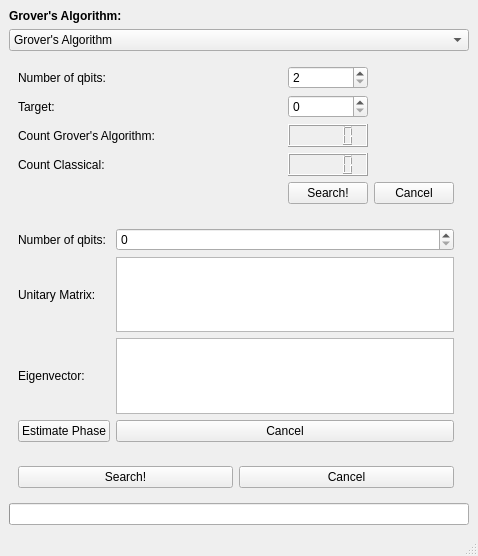
<?xml version="1.0" encoding="UTF-8"?>
<ui version="4.0">
 <class>MainWindow</class>
 <widget class="QMainWindow" name="MainWindow">
  <property name="geometry">
   <rect>
    <x>0</x>
    <y>0</y>
    <width>478</width>
    <height>556</height>
   </rect>
  </property>
  <property name="sizePolicy">
   <sizepolicy hsizetype="Expanding" vsizetype="Expanding">
    <horstretch>0</horstretch>
    <verstretch>0</verstretch>
   </sizepolicy>
  </property>
  <property name="windowTitle">
   <string>MainWindow</string>
  </property>
  <widget class="QWidget" name="central_widget">
   <layout class="QGridLayout" name="gridLayout_2">
    <item row="3" column="0">
     <layout class="QHBoxLayout" name="horizontalLayout">
      <item>
       <layout class="QVBoxLayout" name="algorithms_layout">
        <item>
         <widget class="QWidget" name="grover_frame" native="true">
          <layout class="QVBoxLayout" name="verticalLayout">
           <item>
            <layout class="QGridLayout" name="grover_grid_layout">
             <item row="6" column="0">
              <widget class="QLabel" name="label_count_grover">
               <property name="text">
                <string>Count Grover's Algorithm:</string>
               </property>
              </widget>
             </item>
             <item row="10" column="1">
              <spacer name="horizontalSpacer_10">
               <property name="orientation">
                <enum>Qt::Horizontal</enum>
               </property>
               <property name="sizeHint" stdset="0">
                <size>
                 <width>40</width>
                 <height>20</height>
                </size>
               </property>
              </spacer>
             </item>
             <item row="7" column="3">
              <spacer name="verticalSpacer_13">
               <property name="orientation">
                <enum>Qt::Vertical</enum>
               </property>
               <property name="sizeHint" stdset="0">
                <size>
                 <width>20</width>
                 <height>40</height>
                </size>
               </property>
              </spacer>
             </item>
             <item row="6" column="3">
              <widget class="QLCDNumber" name="lcd_number_grover">
               <property name="frameShape">
                <enum>QFrame::Box</enum>
               </property>
               <property name="frameShadow">
                <enum>QFrame::Raised</enum>
               </property>
               <property name="segmentStyle">
                <enum>QLCDNumber::Outline</enum>
               </property>
               <property name="intValue" stdset="0">
                <number>0</number>
               </property>
              </widget>
             </item>
             <item row="7" column="0">
              <spacer name="verticalSpacer_14">
               <property name="orientation">
                <enum>Qt::Vertical</enum>
               </property>
               <property name="sizeHint" stdset="0">
                <size>
                 <width>20</width>
                 <height>40</height>
                </size>
               </property>
              </spacer>
             </item>
             <item row="6" column="1">
              <spacer name="horizontalSpacer_11">
               <property name="orientation">
                <enum>Qt::Horizontal</enum>
               </property>
               <property name="sizeHint" stdset="0">
                <size>
                 <width>40</width>
                 <height>20</height>
                </size>
               </property>
              </spacer>
             </item>
             <item row="9" column="0">
              <spacer name="verticalSpacer_15">
               <property name="orientation">
                <enum>Qt::Vertical</enum>
               </property>
               <property name="sizeHint" stdset="0">
                <size>
                 <width>20</width>
                 <height>40</height>
                </size>
               </property>
              </spacer>
             </item>
             <item row="5" column="0">
              <spacer name="verticalSpacer_16">
               <property name="orientation">
                <enum>Qt::Vertical</enum>
               </property>
               <property name="sizeHint" stdset="0">
                <size>
                 <width>20</width>
                 <height>40</height>
                </size>
               </property>
              </spacer>
             </item>
             <item row="3" column="0">
              <spacer name="verticalSpacer_17">
               <property name="orientation">
                <enum>Qt::Vertical</enum>
               </property>
               <property name="sizeHint" stdset="0">
                <size>
                 <width>20</width>
                 <height>40</height>
                </size>
               </property>
              </spacer>
             </item>
             <item row="3" column="3">
              <spacer name="verticalSpacer_18">
               <property name="orientation">
                <enum>Qt::Vertical</enum>
               </property>
               <property name="sizeHint" stdset="0">
                <size>
                 <width>20</width>
                 <height>40</height>
                </size>
               </property>
              </spacer>
             </item>
             <item row="5" column="3">
              <spacer name="verticalSpacer_19">
               <property name="orientation">
                <enum>Qt::Vertical</enum>
               </property>
               <property name="sizeHint" stdset="0">
                <size>
                 <width>20</width>
                 <height>40</height>
                </size>
               </property>
              </spacer>
             </item>
             <item row="9" column="3">
              <spacer name="verticalSpacer_20">
               <property name="orientation">
                <enum>Qt::Vertical</enum>
               </property>
               <property name="sizeHint" stdset="0">
                <size>
                 <width>20</width>
                 <height>40</height>
                </size>
               </property>
              </spacer>
             </item>
             <item row="4" column="0">
              <widget class="QLabel" name="label_target">
               <property name="text">
                <string>Target:</string>
               </property>
              </widget>
             </item>
             <item row="8" column="0">
              <widget class="QLabel" name="label_count_classic">
               <property name="text">
                <string>Count Classical:</string>
               </property>
              </widget>
             </item>
             <item row="4" column="1">
              <spacer name="horizontalSpacer_12">
               <property name="orientation">
                <enum>Qt::Horizontal</enum>
               </property>
               <property name="sizeHint" stdset="0">
                <size>
                 <width>40</width>
                 <height>20</height>
                </size>
               </property>
              </spacer>
             </item>
             <item row="1" column="1">
              <spacer name="horizontalSpacer_13">
               <property name="orientation">
                <enum>Qt::Horizontal</enum>
               </property>
               <property name="sizeHint" stdset="0">
                <size>
                 <width>40</width>
                 <height>20</height>
                </size>
               </property>
              </spacer>
             </item>
             <item row="8" column="3">
              <widget class="QLCDNumber" name="lcd_number_classic">
               <property name="frameShape">
                <enum>QFrame::Box</enum>
               </property>
               <property name="intValue" stdset="0">
                <number>0</number>
               </property>
              </widget>
             </item>
             <item row="10" column="4">
              <widget class="QPushButton" name="cancel_button">
               <property name="text">
                <string>Cancel</string>
               </property>
              </widget>
             </item>
             <item row="1" column="0">
              <widget class="QLabel" name="label_search">
               <property name="text">
                <string>Number of qbits:</string>
               </property>
              </widget>
             </item>
             <item row="8" column="1">
              <spacer name="horizontalSpacer_14">
               <property name="orientation">
                <enum>Qt::Horizontal</enum>
               </property>
               <property name="sizeHint" stdset="0">
                <size>
                 <width>40</width>
                 <height>20</height>
                </size>
               </property>
              </spacer>
             </item>
             <item row="10" column="3">
              <widget class="QPushButton" name="search_button">
               <property name="text">
                <string>Search!</string>
               </property>
              </widget>
             </item>
             <item row="1" column="3">
              <widget class="QSpinBox" name="input_search">
               <property name="minimum">
                <number>2</number>
               </property>
               <property name="maximum">
                <number>30</number>
               </property>
              </widget>
             </item>
             <item row="4" column="3">
              <widget class="QSpinBox" name="input_target">
               <property name="maximum">
                <number>3</number>
               </property>
              </widget>
             </item>
            </layout>
           </item>
          </layout>
         </widget>
        </item>
        <item>
         <widget class="QWidget" name="phase_estimation_frame" native="true">
          <layout class="QVBoxLayout" name="verticalLayout_2">
           <item>
            <layout class="QGridLayout" name="phase_estimation_grid_layout">
             <item row="2" column="1">
              <widget class="QTableWidget" name="table_input_eigenvector_pe"/>
             </item>
             <item row="1" column="0">
              <widget class="QLabel" name="label_unitary_pe">
               <property name="text">
                <string>Unitary Matrix:</string>
               </property>
              </widget>
             </item>
             <item row="0" column="1">
              <widget class="QSpinBox" name="input_nqbits_pe"/>
             </item>
             <item row="0" column="0">
              <widget class="QLabel" name="label_nqbits_pe">
               <property name="text">
                <string>Number of qbits:</string>
               </property>
              </widget>
             </item>
             <item row="2" column="0">
              <widget class="QLabel" name="label_eigenvactor_pe">
               <property name="text">
                <string>Eigenvector:</string>
               </property>
              </widget>
             </item>
             <item row="1" column="1">
              <widget class="QTableView" name="table_input_unitary_pe"/>
             </item>
             <item row="3" column="0">
              <widget class="QPushButton" name="estimate_phase_button_pe">
               <property name="text">
                <string>Estimate Phase</string>
               </property>
              </widget>
             </item>
             <item row="3" column="1">
              <widget class="QPushButton" name="cancel_button_pe">
               <property name="text">
                <string>Cancel</string>
               </property>
              </widget>
             </item>
            </layout>
           </item>
          </layout>
         </widget>
        </item>
        <item>
         <widget class="QWidget" name="sudoku_frame" native="true">
          <layout class="QVBoxLayout" name="verticalLayout_3">
           <item>
            <layout class="QGridLayout" name="sudoku_layout">
             <item row="2" column="1">
              <widget class="QPushButton" name="search_button_sudoku">
               <property name="text">
                <string>Search!</string>
               </property>
              </widget>
             </item>
             <item row="2" column="2">
              <widget class="QPushButton" name="cancel_button_sudoku">
               <property name="text">
                <string>Cancel</string>
               </property>
              </widget>
             </item>
            </layout>
           </item>
          </layout>
         </widget>
        </item>
       </layout>
      </item>
      <item>
       <widget class="QWidget" name="graph" native="true">
        <property name="sizePolicy">
         <sizepolicy hsizetype="Fixed" vsizetype="Fixed">
          <horstretch>0</horstretch>
          <verstretch>0</verstretch>
         </sizepolicy>
        </property>
       </widget>
      </item>
     </layout>
    </item>
    <item row="1" column="0">
     <widget class="QComboBox" name="algorithm_options">
      <property name="frame">
       <bool>true</bool>
      </property>
      <item>
       <property name="text">
        <string>Grover's Algorithm</string>
       </property>
      </item>
      <item>
       <property name="text">
        <string>Phase Estimation</string>
       </property>
      </item>
      <item>
       <property name="text">
        <string>Sudoku</string>
       </property>
      </item>
     </widget>
    </item>
    <item row="0" column="0">
     <widget class="QLabel" name="title">
      <property name="text">
       <string>&lt;html&gt;&lt;head/&gt;&lt;body&gt;&lt;p&gt;&lt;span style=&quot; font-weight:700;&quot;&gt;Grover's Algorithm:&lt;/span&gt;&lt;/p&gt;&lt;/body&gt;&lt;/html&gt;</string>
      </property>
      <property name="textFormat">
       <enum>Qt::RichText</enum>
      </property>
     </widget>
    </item>
    <item row="2" column="0">
     <spacer name="verticalSpacer">
      <property name="orientation">
       <enum>Qt::Vertical</enum>
      </property>
      <property name="sizeHint" stdset="0">
       <size>
        <width>20</width>
        <height>40</height>
       </size>
      </property>
     </spacer>
    </item>
    <item row="11" column="0">
     <widget class="QProgressBar" name="progress_bar">
      <property name="enabled">
       <bool>true</bool>
      </property>
      <property name="value">
       <number>0</number>
      </property>
      <property name="textVisible">
       <bool>false</bool>
      </property>
     </widget>
    </item>
   </layout>
  </widget>
  <widget class="QStatusBar" name="statusbar"/>
 </widget>
 <resources/>
 <connections/>
</ui>
